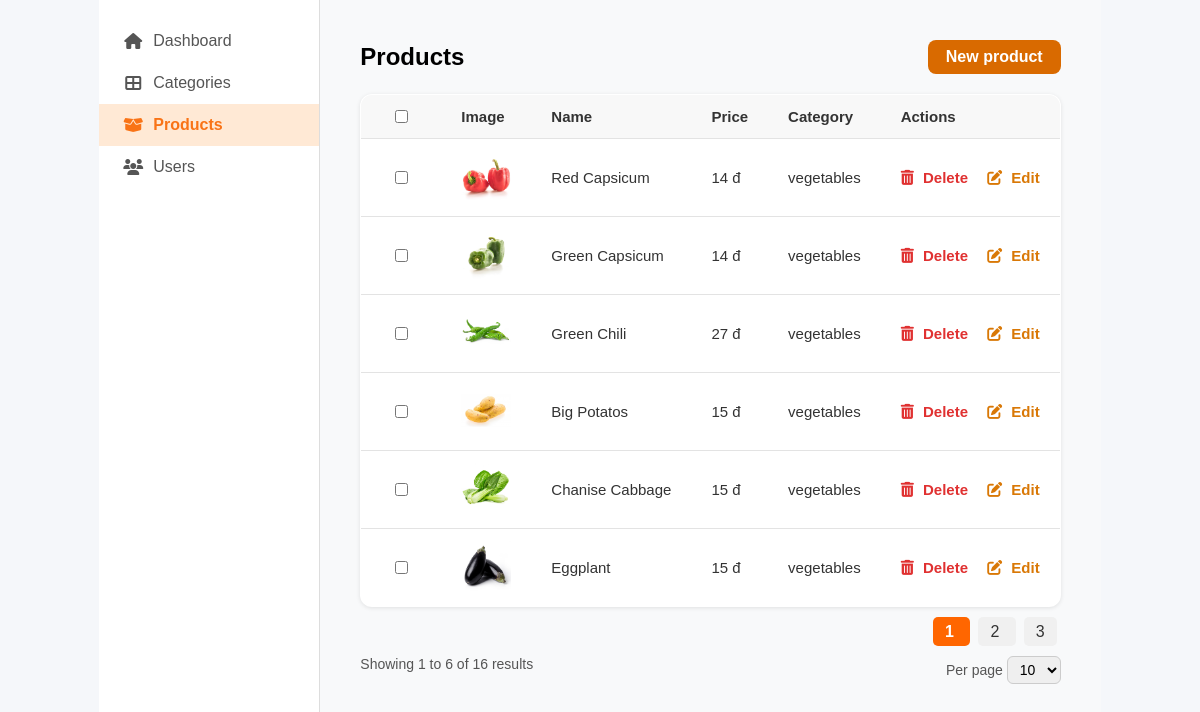
/Admin/product.php, run on an earlier commit of the app's database.
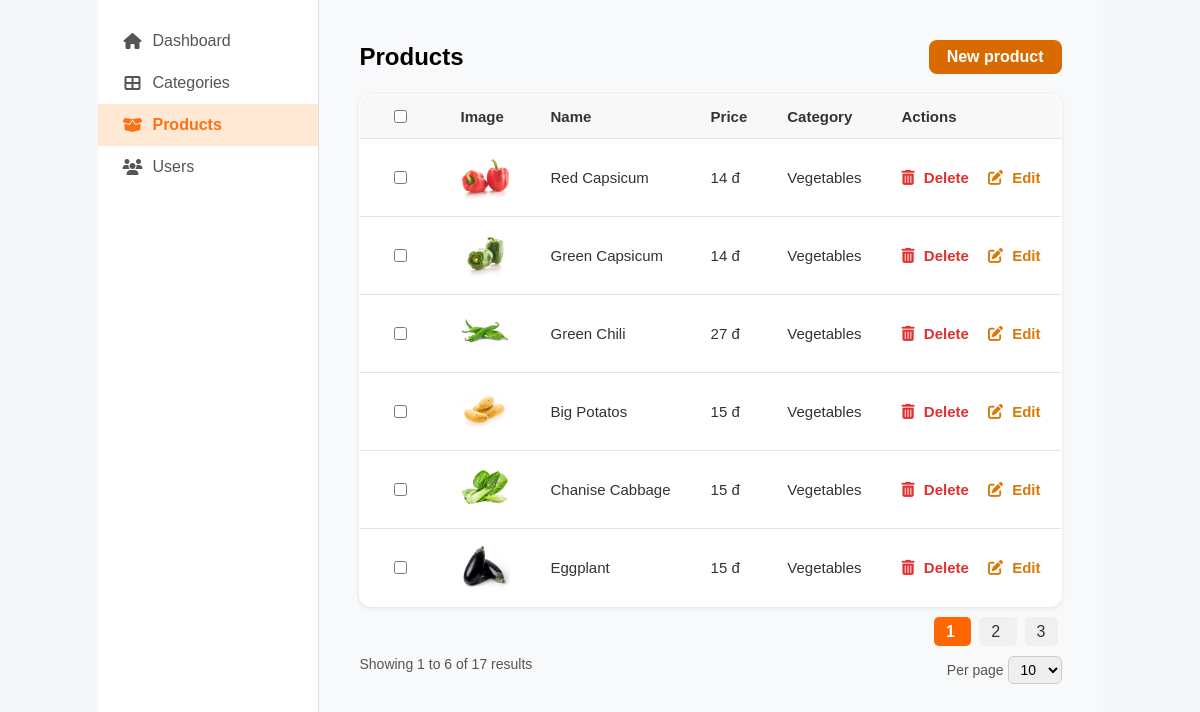
And on a later commit of the database.
### tables this page shows
CREATE TABLE `products` (
  `id` int(11) NOT NULL,
  `category_id` int(11) DEFAULT NULL,
  `name` varchar(255) NOT NULL,
  `price` decimal(10,2) NOT NULL,
  `image` varchar(255) DEFAULT NULL,
  `description` text DEFAULT NULL,
  `old_price` decimal(10,2) DEFAULT NULL,
  `stock` int(11) DEFAULT 0
);

CREATE TABLE `categories` (
  `id` int(11) NOT NULL,
  `name` varchar(255) NOT NULL,
  `image` varchar(255) DEFAULT NULL
);

### Admin/product.php (the view, shortened to what this page needs)
<?php
$conn = new mysqli('localhost', 'root', '', 'ecobazar');
$limit = 6;
$page = isset($_GET['page']) ? max(1, intval($_GET['page'])) : 1;
$start = ($page - 1) * $limit;
$sql = "SELECT p.*, c.name as category_name FROM products p LEFT JOIN categories c ON p.category_id = c.id ORDER BY p.id ASC LIMIT $start, $limit";
$result = $conn->query($sql);
$countSql = "SELECT COUNT(*) AS total FROM products";
$countResult = $conn->query($countSql);
$totalRows = $countResult->fetch_assoc()['total'];
$totalPages = ceil($totalRows / $limit);
?>
<!DOCTYPE html>
<html lang="en">
<head>
  <link rel="stylesheet" href="assets/style.css" />
  <link rel="stylesheet" href="https://cdnjs.cloudflare.com/ajax/libs/font-awesome/6.5.0/css/all.min.css" />
</head>
<body>
  <div class="dashboard-container">
    <aside class="sidebar">
      <ul>
        <li><i class="fas fa-home"></i> Dashboard</li>
        <li><i class="fas fa-th-large"></i> Categories</li>
        <li class="active"><i class="fas fa-box-open"></i> Products</li>
        <li><i class="fas fa-users"></i> Users</li>
      </ul>
    </aside>
    <main class="main-content">
      <div class="header-row">
        <h2>Products</h2>
        <a href="product_new.php" class="btn-new-category">New product</a>
      </div>
      <table class="category-table">
        <thead>
          <tr>
            <th><input type="checkbox" /></th>
            <th>Image</th>
            <th>Name</th>
            <th>Price</th>
            <th>Category</th>
            <th>Actions</th>
          </tr>
        </thead>
        <tbody>
          <?php if ($result->num_rows > 0): ?>
            <?php while($row = $result->fetch_assoc()): ?>
              <tr>
                <td><input type="checkbox" /></td>
                <td>
                  <?php if ($row['image']): ?>
                    <img src="assets/images/shop/<?php echo htmlspecialchars($row['image']); ?>" alt="Product image" style="width: 50px; height: 50px; object-fit: cover;" />
                  <?php else: ?>
                    <div style="width: 50px; height: 50px; background: #eee;"></div>
                  <?php endif; ?>
                </td>
                <td><?php echo htmlspecialchars($row['name']); ?></td>
                <td><?php echo number_format($row['price'], 0, ',', '.'); ?> đ</td>
                <td><?php echo htmlspecialchars($row['category_name']); ?></td>
                <td>
                  <a href="product.php?delete_id=<?php echo $row['id']; ?>"
                     onclick="return confirm('Bạn có chắc muốn xóa?')"
                     class="delete-link">
                    <i class="fas fa-trash-alt"></i> Delete
                  </a>
                  <a href="product_edit.php?id=<?php echo $row['id']; ?>" class="edit-link">
                    <i class="fas fa-edit"></i> Edit
                  </a>
                </td>
              </tr>
            <?php endwhile; ?>
          <?php else: ?>
            <tr><td colspan="6">Không có dữ liệu</td></tr>
          <?php endif; ?>
        </tbody>
      </table>
      <div class="pagination">
        <?php for ($i = 1; $i <= $totalPages; $i++): ?>
          <a href="?page=<?php echo $i; ?>" class="<?php echo ($i == $page) ? 'active' : ''; ?>">
            <?php echo $i; ?>
          </a>
        <?php endfor; ?>
      </div>
      <div class="table-footer">
        <div>Showing <?php echo min($start + 1, $totalRows); ?> to <?php echo min($start + $limit, $totalRows); ?> of <?php echo $totalRows; ?> results</div>
        <div>
          Per page
          <select>
            <option>10</option>
          </select>
        </div>
      </div>
    </main>
  </div>
</body>
</html>

What changed in the data, as far as the page shows it:
changed products "Red Capsicum": category.name "vegetables" → "Vegetables"
changed products "Green Capsicum": category.name "vegetables" → "Vegetables"
changed products "Green Chili": category.name "vegetables" → "Vegetables"
changed products "Big Potatos": category.name "vegetables" → "Vegetables"
changed products "Chanise Cabbage": category.name "vegetables" → "Vegetables"
changed products "Eggplant": category.name "vegetables" → "Vegetables"
Also different on the page:
$totalRows: "16" → "17"
